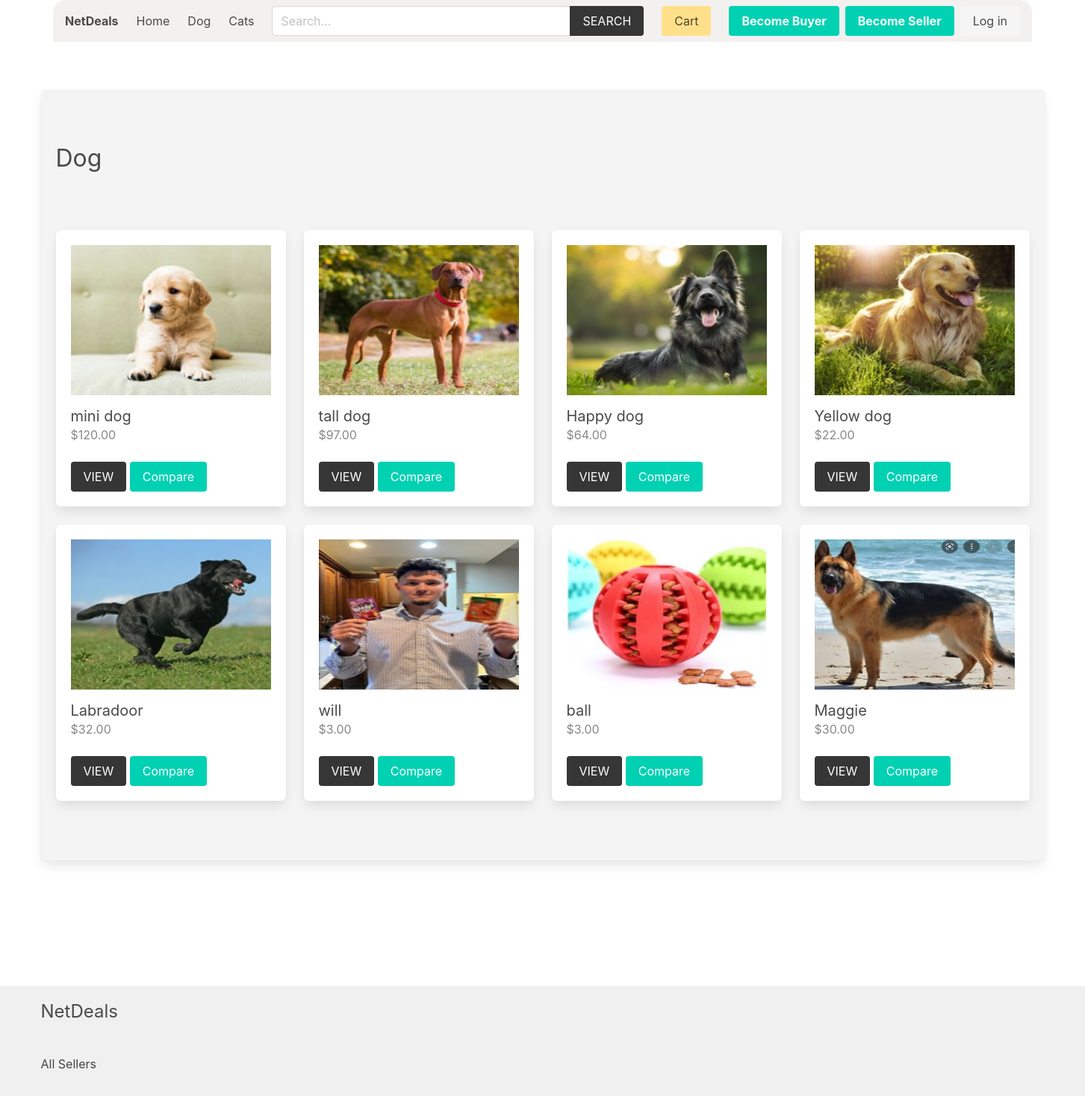
Page /product/Dog/ on the committed database.
### product/models.py (models this page shows, shortened)
class Category(models.Model):
    title = models.CharField(max_length=50)
    slug = models.SlugField(max_length=55)
    ordering = models.IntegerField(default=0)
    class Meta:
        ordering = ['ordering']

class Product(models.Model):
    quantity = models.PositiveIntegerField(default=0)
    category = models.ForeignKey(Category, related_name='products', on_delete=models.CASCADE)
    seller = models.ForeignKey(SellerProfile, related_name="products", on_delete=models.CASCADE)
    title = models.CharField(max_length=50)
    slug = models.SlugField(max_length=55)
    description = models.TextField(blank=True, null=True)
    price = models.DecimalField(max_digits=6, decimal_places=2)
    added_date = models.DateTimeField(auto_now_add=True)
    image = models.ImageField(upload_to='uploads/', blank=True, null=True)
    thumbnail = models.ImageField(upload_to='uploads/', blank=True, null=True) # Change uploads to thumbnails
    class Meta:
        ordering = ['-added_date']
    def get_thumbnail(self):
        if self.thumbnail:
            return self.thumbnail.url

### product/views.py (the view)
# urls.py: path('<slug:category_slug>/', views.category, name="category"),
def category(request, category_slug):
    category = get_object_or_404(Category, slug=category_slug)
    return render(request,'product/category.html', {'category': category})

### cart/cart.py (called while the page is built)
    def __len__(self):
        return sum(item['quantity'] for item in self.cart.values())

### cart/context_processors.py (called while the page is built)
def cart(request):
    return {'cart': Cart(request)}

### product/context_processors.py (called while the page is built)
def menu_categories(request):
    categories = Category.objects.all()
    return {'categories': categories}

### templates/product/category.html (shortened to what this page needs)
{% extends 'core/base.html' %}
{% block content %}
<div class = 'aaa box'>
    <div class="columns is-multiline mb-6">
        <div class="column is-12 has-test-centered mt-6 mb-6">
            <h2 class="is-size-3">{{category.title}}</h2>
        </div>
        {% for product in category.products.all %}
            {% include 'product/parts/list_item.html' %}
        {% endfor %}
    </div>
</div>
{% endblock content %}

### templates/core/base.html (shortened to what this page needs)
{% load static %}
{% load product_filters %}
<!DOCTYPE html>
<html lang="en">
<head>
    <link rel="stylesheet" href="https://cdn.jsdelivr.net/npm/bulma@0.9.2/css/bulma.min.css">
    <link rel="stylesheet" href="{% static 'css/main.css' %}">
</head>
<body>
    <div class="container px-4">
        <nav class="navbar px-4" role="navigation" aria-label="main navigation">
            <div class="navbar-brand">
                <a class="navbar-item" href="{% url 'core:home' %}">
                    <h1><strong>NetDeals</strong></h1>
                </a>
            </div>
            <div id="navbarBasicExample" class="navbar-menu">
                <div class="navbar-start">
                <a class="navbar-item" href="{% url 'core:home' %}">
                    Home
                </a>
                {% for category in categories %}
                    <a class="navbar-item" href="{% url 'product:category' category.slug %}">
                        {{category.title}}
                    </a>
                {% endfor %}
                </div>
                <div class="navbar-start">
                    <div class="navbar-item">
                        <form method="get" action="{% url 'product:search' %}">
                            <div class="field has-addons">
                                <div class="control">
                                    <input type="search" name="query" id="" class="input" placeholder="Search...">
                                </div>
                                <div class="control">
                                    <button class="button is-dark is-uppercase">Search</button>
                                </div>
                            </div>
                        </form>
                    </div>
                </div>
                <div class="navbar-end">
                <div class="navbar-item">
                    <a href="{% url 'cart:cart' %}" class="button is-warning">Cart {% if cart %}({{cart|length}}){% endif %}</a>
                </div>
                {% if user.role == 'seller' %}
                <div class="navbar-item has-dropdown is-hoverable">
                    <a class="navbar-link is-capitalized">
                    {{user.seller.name}}
                    </a>
                    <div class="navbar-dropdown">
                    <a class="navbar-item" href="{% url 'seller:seller-dashboard' %}">
                        Dashboard
                    </a>
                    <a class="navbar-item" href="{% url 'seller:order-history' %}">
                        Order History
                    </a>
                    <a class="navbar-item" href="{% url 'seller:edit-seller' %}">
                        Update Profile
                    </a>
                    <a class="navbar-item" href="{% url 'seller:add-product' %}">
                        Add Product
                    </a>
                    <hr class="navbar-divider">
                    <a class="navbar-item" href="{% url 'seller:logout' %}">
                        Logout
                    </a>
                    </div>
                </div>
                {% else %}
                <div class="navbar-item">
                    <div class="buttons">
                        <a class="button is-primary" href="{% url 'buyer:become-buyer' %}">
                            <strong>Become Buyer</strong>
                        </a>
                        <a class="button is-primary" href="{% url 'seller:become-seller' %}">
                            <strong>Become Seller</strong>
                        </a>
                        <a class="button is-light" href="{% url 'core:login' %}">
                            Log in
                        </a>
                    </div>
                </div>
                {% endif %}
                </div>
            </div>
            </nav>
    </div>
    <section class="section">
        <div class="container">
            {% block content %}{% endblock content %}
        </div>
    </section>
    <div class="main-content-wrapper">
        <section class="section">
        </section>
    </div>
    <footer class="footer">
        <div class="container">
            <h3 class="is-size-4 mb-4">NetDeals</h3>
            <br>
            <a href="{% url 'seller:sellers' %}">All Sellers</a>
        </div>
    </footer>
</body>
</html>

### templates/product/parts/list_item.html (shortened to what this page needs)
<div class="column is-3 product-list-item">
    <div class="box">
        <figure class="image is-4by3 mb-4">
            <img src="{{ product.get_thumbnail }}" alt="{{product.title}}">
        </figure>
        <h2 class="subtitle">{{product.title}}</h2>
        <h3 class="price is-size-6 mb-5">${{product.price}}</h3>
        <a href="{% url 'product:product' product.category.slug product.slug %}" class="button is-dark is-uppercase">View</a>
         <button type="button" class="button is-primary" onclick="compareProduct({{ product.pk }})">Compare</button>
        </div>
</div>

### core/static/css/main.css (style rules this page uses)
.footer a { margin-bottom: 15px; display: inline-block; color: #444; }
.product-list-item .box .subtitle { margin-bottom: 0; }
.product-list-item .box .price { color: #888; }

### templates/core/base.html (style rules this page uses)
.navbar { z-index: 1000; background-color: #f3f0f0; border-radius: 1rem 1rem 0 0; margin-bottom: 1rem; width: 100%; position: relative; }
.navbar .input { width: 400px; }
.navbar .field.has-addons { width: 100%; }
body { display: flex; flex-direction: column; min-height: 100vh; }
.main-content-wrapper { flex-grow: 1; }
.footer { background-color: #f0f0f0; padding: 1rem 0; }

### templates/product/category.html (style rules this page uses)
.aaa { background-color: rgb(245, 244, 244); }

### rows in the picture
Category: title "Dog"
Category: title "Cats"
Product: get_thumbnail (picture), title "mini dog", price "120.00"
Product: get_thumbnail (picture), title "tall dog", price "97.00"
Product: get_thumbnail (picture), title "Happy dog", price "64.00"
Product: get_thumbnail (picture), title "Yellow dog", price "22.00"
Product: get_thumbnail (picture), title "Labradoor", price "32.00"
Product: get_thumbnail (picture), title "will", price "3.00"
Product: get_thumbnail (picture), title "ball", price "3.00"
Product: get_thumbnail (picture), title "Maggie", price "30.00"
